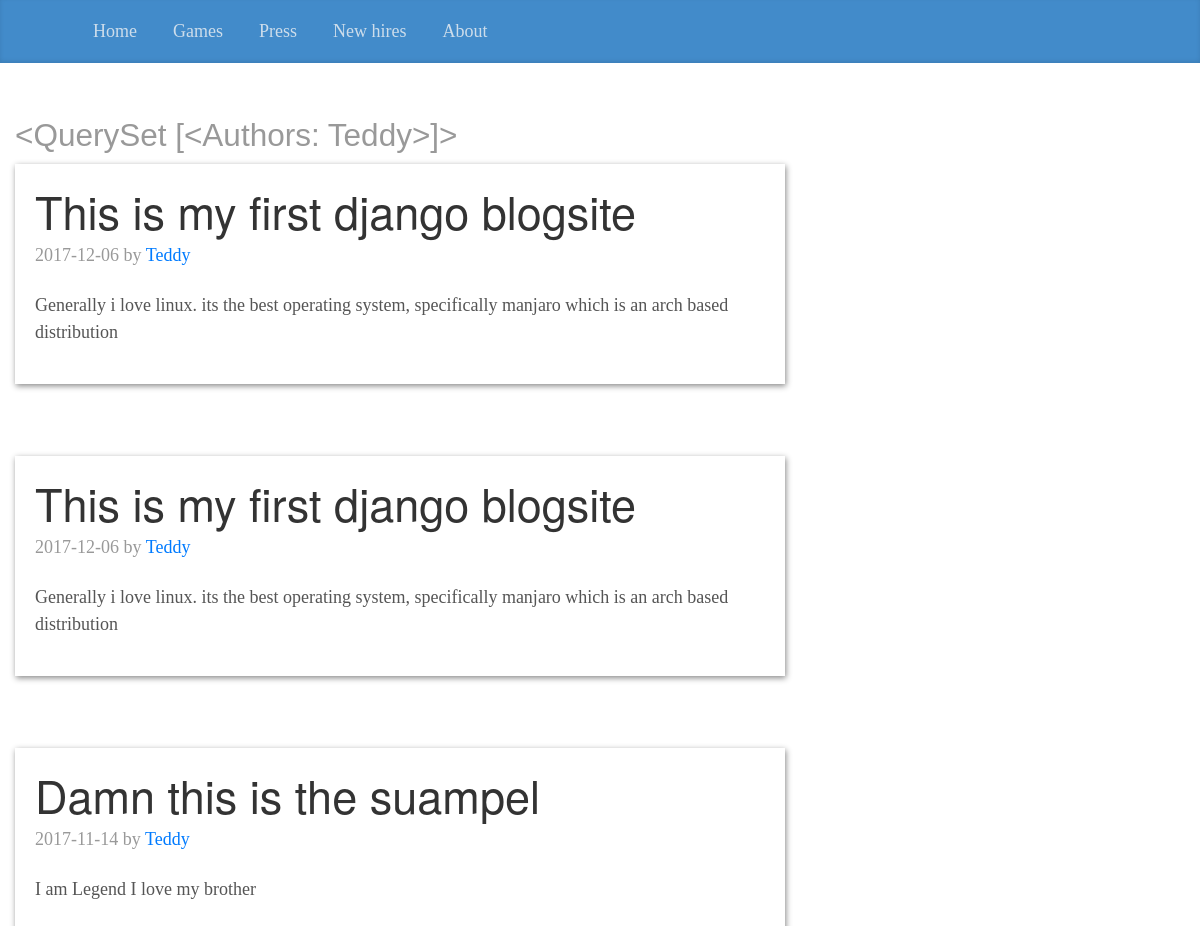
The page /1 on the database its author committed.
### home/models.py (models this page shows, shortened)
class Authors(models.Model):
    author_name = models.CharField(max_length=50)
    author_email = models.CharField(max_length=30)
    def __str__(self):
        return self.author_name

class Post(models.Model):
    post_title = models.CharField(max_length=130)
    date = models.DateField()
    author = models.ForeignKey(Authors, on_delete=models.CASCADE)
    image = models.BinaryField(blank=True)
    content = models.TextField()

### home/views.py (the view)
# urls.py: path('<int:pk>', Author.as_view())]
class Author(TemplateView):
    template_name = 'home/authors_posts.html'
    def get_context_data(self, **kwargs):
        author = self.kwargs['pk']
        context = super(Author, self).get_context_data(**kwargs)
        context['author'] = Authors.objects.all().filter(pk=author)
        context['posts'] = Post.objects.all().filter(author=author)
        return context

### home/templates/home/authors_posts.html
{% extends "home/base.html"%}
{% block content %}
<div class="col-sm-8 blog-main">
    <h3 class="author_name">{{author}}</h3>
    {% for post in posts%}
        <div class="blog-post">
            <h2 class="blog-post-title">{{post.post_title}}</h2>
            <p class="blog-post-meta">{{ post.date|date:"Y-m-d" }} by  <a href="{{post.author.id}}">{{post.author}}</a></p>
            <p>{{post.content}}</p>
        </div>
    {% endfor%}
</div>
{% endblock %}

### home/static/custom/custom.css (style rules this page uses)
@media (min-width: 48em) { html { font-size: 18px; } }
body { font-family: Georgia, "Times New Roman", Times, serif; color: #555; }
h1, .h1, h2, .h2, h3, .h3, h4, .h4, h5, .h5, h6, .h6 { font-family: "Helvetica Neue", Helvetica, Arial, sans-serif; font-weight: 400; color: #333; }
.blog-post { margin-bottom: 4rem; box-shadow: 1px 2px 6px #888888; padding: 20px; }
.blog-post-title { margin-bottom: .25rem; font-size: 2.5rem; }
.blog-post-meta { margin-bottom: 1.25rem; color: #999; }
.author_name { font-family: Arial, Helvetica, sans-serif; color: #999; }

### rows shown on the page
Authors: author_name "<QuerySet [<Authors: Teddy>]>"
Post: post_title "This is my first django blogsite", date "2017-12-06", author "Teddy", content "Generally i love linux. its the best operating system, specifically manjaro which is an arch based distribution"
Post: post_title "This is my first django blogsite", date "2017-12-06", author "Teddy", content "Generally i love linux. its the best operating system, specifically manjaro which is an arch based distribution"
Post: post_title "Damn this is the suampel", date "2017-11-14", author "Teddy", content "I am Legend I love my brother"
